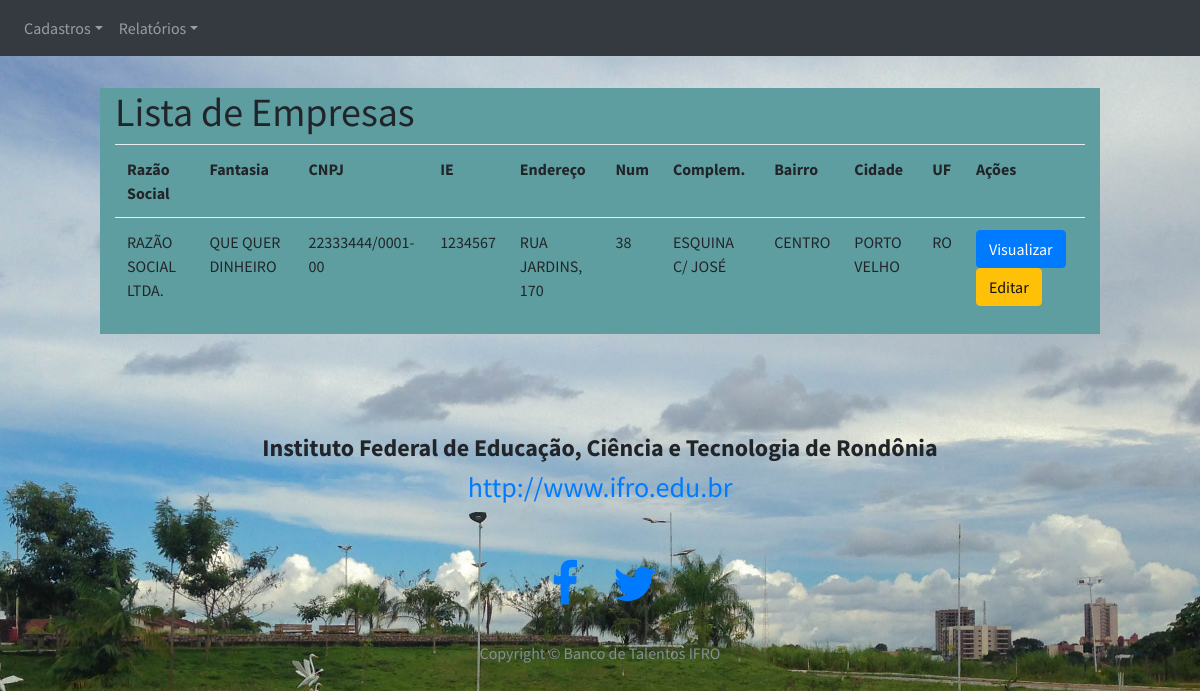
Before: /listarEmpresas with the older database file.
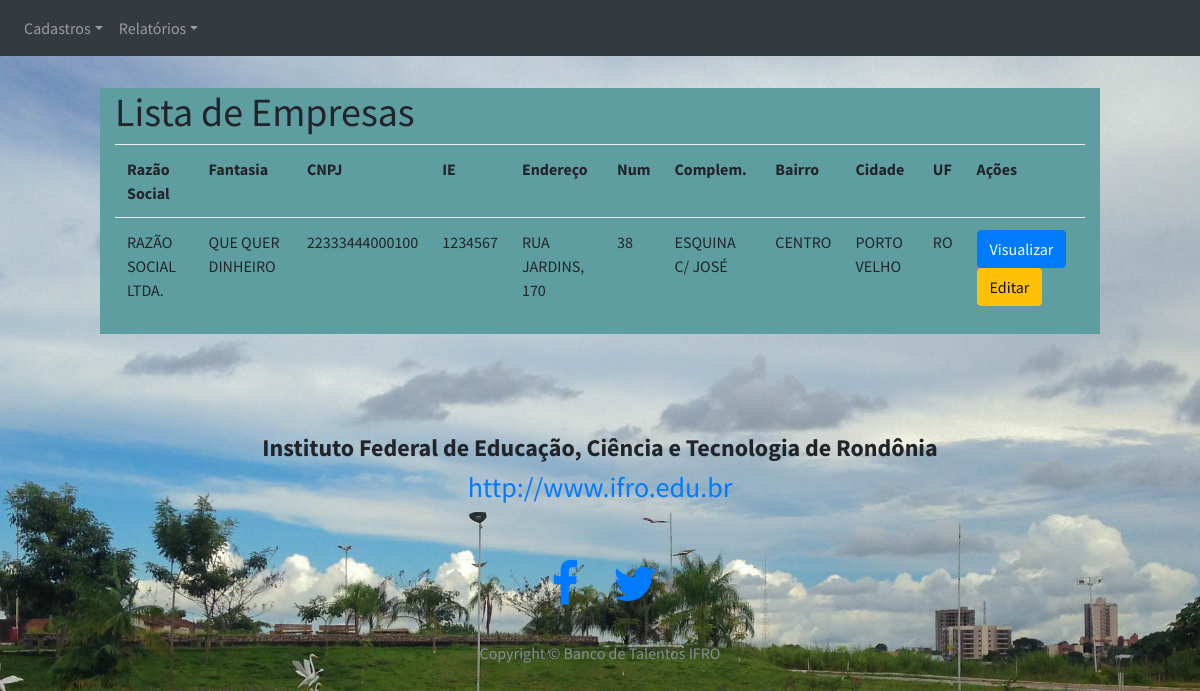
After: the same page with the newer database file.
### models.py (models this page shows, shortened)
class Pessoa(db.Model):
    __tablename__ = "pessoas"
    __table_args__ = {'extend_existing': True}
    __mapper_args__ = {'polymorphic_identity': 'pessoa'}
    id = db.Column(db.Integer, autoincrement=True, primary_key=True)
    nome        = db.Column(db.String(100))
    endereco    = db.Column(db.String(50))
    num         = db.Column(db.String(10))
    complemento = db.Column(db.String(40))
    bairro      = db.Column(db.String(50))
    cidade      = db.Column(db.String(50))
    uf          = db.Column(db.String(50))
    imagem      = db.Column(db.String(80))
    telefone    = db.Column(db.String(15))
    email    = db.Column(db.String(15), unique= True)
    password = db.Column(db.String(10))
    tipo     = db.Column(db.Integer)  # 1 para IFRO - 2 para VISITANTE

class Empresa(Pessoa):
    __tablename__ = "empresas"
    __table_args__ = {'extend_existing': True}
    __mapper_args__ = {'polymorphic_identity': 'empresa'}
    id = db.Column(db.Integer, db.ForeignKey('pessoas.id'), primary_key=True)
    fantasia  = db.Column(db.String(100))
    cnpj = db.Column(db.String(11))
    ie   = db.Column(db.Integer)

class Pessoa(db.Model):
    __tablename__ = "pessoas"
    __table_args__ = {'extend_existing': True}
    __mapper_args__ = {'polymorphic_identity': 'pessoa'}
    id = db.Column(db.Integer, autoincrement=True, primary_key=True)
    nome        = db.Column(db.String(100))
    endereco    = db.Column(db.String(50))
    num         = db.Column(db.String(10))
    complemento = db.Column(db.String(40))
    bairro      = db.Column(db.String(50))
    cidade      = db.Column(db.String(50))
    uf          = db.Column(db.String(50))
    imagem      = db.Column(db.String(80))
    telefone    = db.Column(db.String(15))
    email    = db.Column(db.String(15), unique= True)
    password = db.Column(db.String(10))
    tipo     = db.Column(db.Integer)  # 1 para IFRO - 2 para VISITANTE

### app.py (the view)
@app.route('/listarEmpresas')
def listarEmpresas():
    empresas = models.Empresa.query.all()
    return render_template('listarEmpresas.html', empresas=empresas)

### app.py (called while the page is built)
@login_manager.request_loader
def request_loader(request):
    email = request.form.get('email')
    if email not in users:
        return #'Não existe o e-mail {} cadastrado no banco'.format(email)
    user = User()
    user.id = email
    return user

### templates/listarEmpresas.html (shortened to what this page needs)
{% extends 'base_ifro.html' %}
{% block conteudo %}
<br>
<br>
<div class="container col-md-10" >
    <div class="row">
        <div class="col-md-12" style="background: cadetblue">
            <h1>Lista de Empresas</h1>
            <table class="table table-hover">
                <tr>
                    <th>Razão Social</th>
                    <th>Fantasia</th>
                    <th>CNPJ</th>
                    <th>IE</th>
                    <th>Endereço</th>
                    <th>Num</th>
                    <th>Complem.</th>
                    <th>Bairro</th>
                    <th>Cidade</th>
                    <th>UF</th>
                    <th>Ações</th>
                </tr>
                {% for empresa in empresas: %}
                <tr>
                    <td>{{ empresa.nome.upper() }}</td>
                    <td>{{ empresa.fantasia.upper() }}</td>
                    <td>{{ empresa.cnpj }}</td>
                    <td>{{ empresa.ie }}</td>
                    <td>{{ empresa.endereco.upper() }}</td>
                    <td>{{ empresa.num }}</td>
                    <td>{{ empresa.complemento.upper() }}</td>
                    <td>{{ empresa.bairro.upper() }}</td>
                    <td>{{ empresa.cidade.upper() }}</td>
                    <td>{{ empresa.uf.upper() }}</td>
                    <td>
                        <a href="/viewEmpresa/{{empresa.id}}" class="btn btn-primary">
                                Visualizar
                        </a>
                        <a href="" class="btn btn-warning">
                                Editar
                        </a>
                    </td>
                </tr>
                {% endfor %}
            </table>
        </div>
    </div>
</div>
{% endblock %}

Changed rows visible on the page:
changed Empresa "QUE QUER DINHEIRO": cnpj "22333444/0001-00" → "22333444000100"
